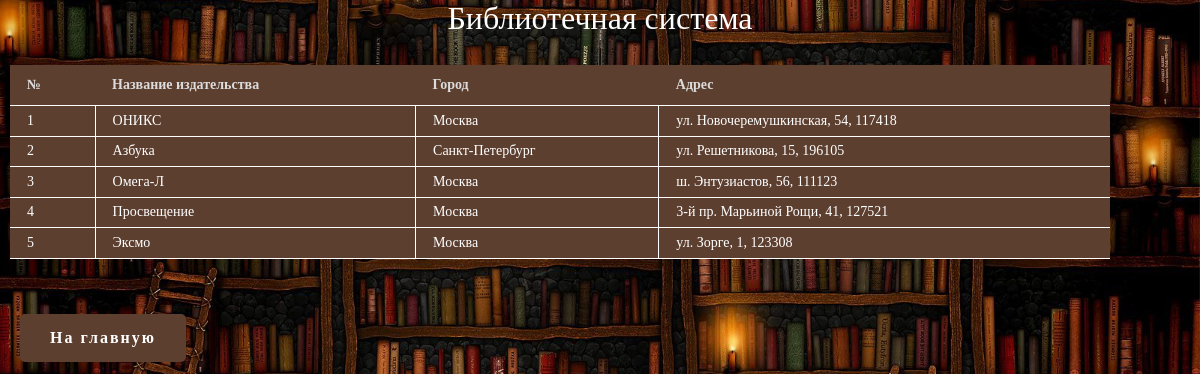
The page /publishers.php on the database its author committed.
### tables this page shows
CREATE TABLE `publishers` (
  `publisher_id` INT NOT NULL AUTO_INCREMENT,
  `name` VARCHAR(100) NOT NULL,
  `city` VARCHAR(100) NOT NULL,
  `adress` VARCHAR(100) NOT NULL,
  PRIMARY KEY (`publisher_id`)
);

### publishers.php (the view, shortened to what this page needs)
<html>
	<head>
		<link rel="stylesheet" href="button.css">
	</head>
	<center><font size="6" color="white" face="Palatino Linotype">Библиотечная система<br></font></center>
	<br>
	<body >
		<?php
		$db=mysqli_connect("localhost","root","") OR DIE(mysql_error());
		mysqli_select_db($db, "library");
		mysqli_query($db, "SET NAMES utf8");
		$result = mysqli_query($db, "SELECT * FROM publishers")or die(mysqli_error($db));
		$a=mysqli_fetch_array($result);
		echo "<table class=table>";
		echo "<tr><th><b>№</b></th><th><b>Название издательства</b></th><th><b>Город</b></th><th><b>Адрес</b></th><tr>";
		do
		{
			$pole1=$a[0];
			$pole2=$a[1];
            $pole3=$a[2];
			$pole4=$a[3];
			echo "<tr><td>$pole1</td><td>$pole2</td><td>$pole3</td><td>$pole4</td><tr>";
		} while ($a=mysqli_fetch_array($result));
		echo "</table>";
		?>
		<br>
		<br>
		<a class="aa" href="glav.php">На главную</a>
	</body>
</html>

### button.css (style rules this page uses)
body { padding: 0; margin:0; width: 100%; background-image: url("back.jpg"); background-attachment: fixed; background-position: center; background-repeat: no-repeat; background-size: cover; top: 0; left: 0; height: 100%; }
.aa { text-decoration: none; outline: none; display: inline-block; padding: 15px 30px; margin: 10px 20px; border-radius: 5px; box-shadow: 0 0 40px 40px #5d3f30 inset, 0 0 0 0 #5d3f30; font-family: "Palatino Linotype"; font-weight: bold; letter-spacing: 2px; color: white; transition: .15s ease-in-out; }
.table { font-family: "Palatino Linotype"; font-size: 14px; width: 1100px; text-align: left; border-collapse: collapse; background: #5d3f30; margin: 10px; }
.table th { color: #DCDCDC; border-bottom: 1px solid #FFFFFF; padding: 12px 17px; }
.table td { color: #FFFFFF; border-bottom: 1px solid #FFFFFF; border-right:1px solid #FFFFFF; padding: 7px 17px; }
.table td:last-child { border-right: none; }

### rows shown on the page
publishers: publisher_id "1", name "ОНИКС", city "Москва", adress "ул. Новочеремушкинская, 54, 117418"
publishers: publisher_id "2", name "Азбука", city "Санкт-Петербург", adress "ул. Решетникова, 15, 196105"
publishers: publisher_id "3", name "Омега-Л", city "Москва", adress "ш. Энтузиастов, 56, 111123"
publishers: publisher_id "4", name "Просвещение", city "Москва", adress "3-й пр. Марьиной Рощи, 41, 127521"
publishers: publisher_id "5", name "Эксмо", city "Москва", adress "ул. Зорге, 1, 123308"
